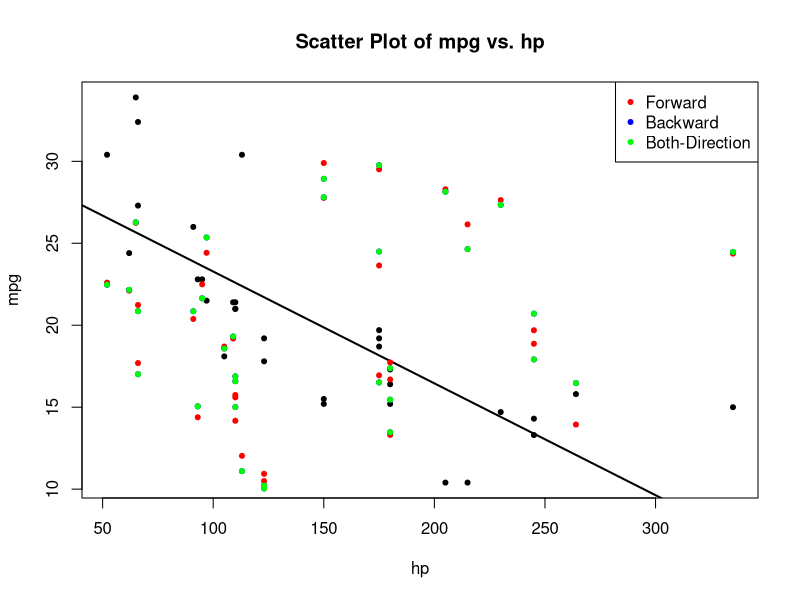
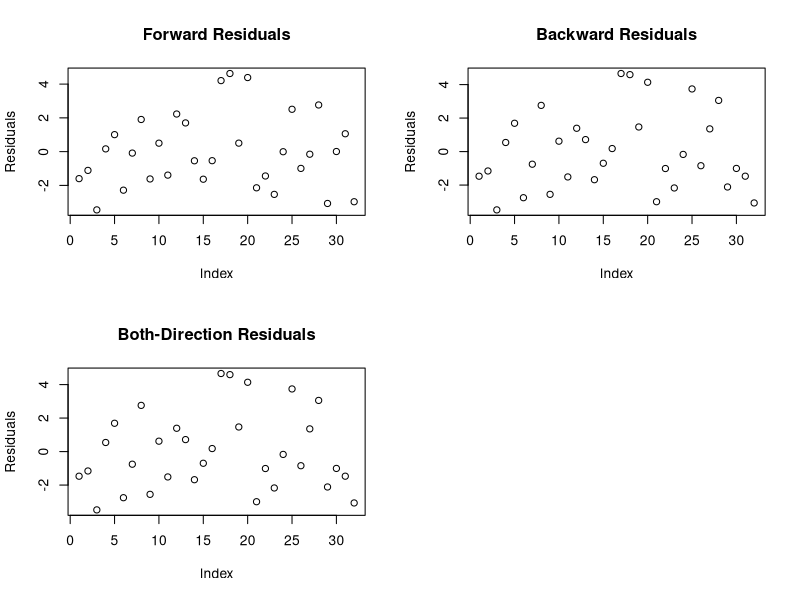

These figures' R source, in order:
## ---- chunk 1
# Initialize an empty model
forward_model <- lm(mpg ~ ., data = mtcars)

# Forward stepwise regression
forward_model <- step(forward_model, direction = "forward", scope = formula(~ .))
## ---- chunk 2
# Initialize a model with all predictors
backward_model <- lm(mpg ~ ., data = mtcars)

# Backward stepwise regression
backward_model <- step(backward_model, direction = "backward")
## ---- chunk 3
# Initialize a model with all predictors
both_model <- lm(mpg ~ ., data = mtcars)

# Both-direction stepwise regression
both_model <- step(both_model, direction = "both")
## ---- chunk 4
# Scatter plot of mpg vs. hp
plot(mtcars$hp, mtcars$mpg, 
     main = "Scatter Plot of mpg vs. hp", 
     xlab = "hp", ylab = "mpg", pch = 20
     )
abline(lm(mpg ~ hp, data = mtcars), col = "black", lwd = 2)
points(sort(mtcars$hp), forward_model$fitted.values, col = "red", pch = 20)
points(sort(mtcars$hp), backward_model$fitted.values, col = "blue", pch = 20)
points(sort(mtcars$hp), both_model$fitted.values, col = "green", pch = 20)

legend("topright", legend = c("Forward", "Backward", "Both-Direction"), 
       col = c("red", "blue", "green"), pch = 20)

## ---- chunk 5
# Residual plots for each model
par(mfrow = c(2, 2))

# Forward stepwise regression residuals
plot(forward_model$residuals, main = "Forward Residuals", ylab = "Residuals")

# Backward stepwise regression residuals
plot(backward_model$residuals, main = "Backward Residuals", ylab = "Residuals")

# Both-direction stepwise regression residuals
plot(both_model$residuals, main = "Both-Direction Residuals", ylab = "Residuals")
